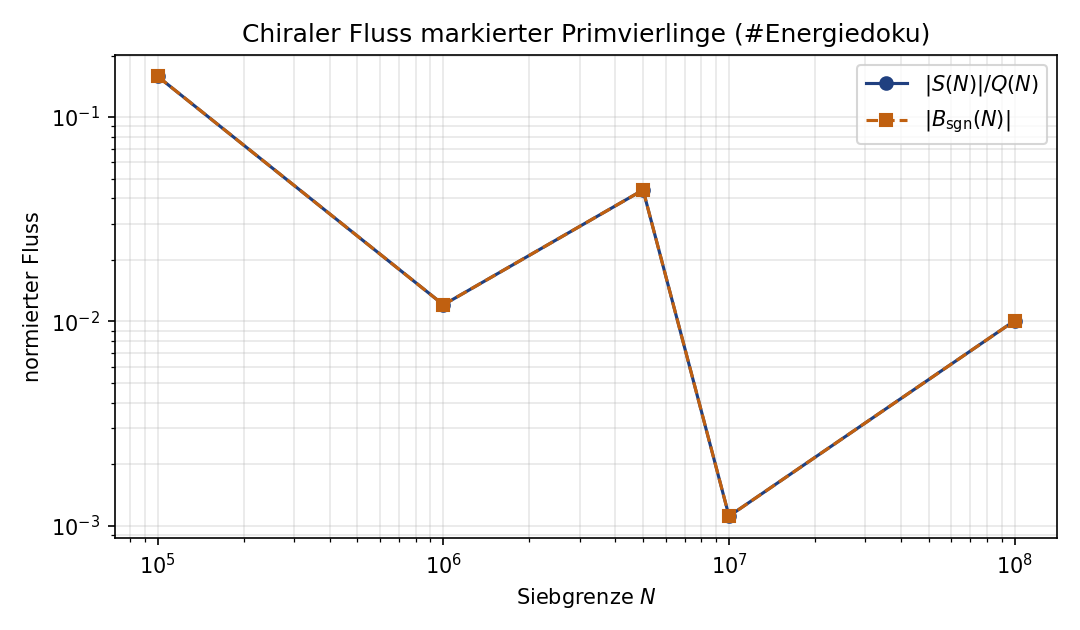

This figure's Python source:
#!/usr/bin/env python3
"""
Reproduzierbare Analyse des chiralen Flusses S(N) = #ABCE(N) - #CEAB(N)
für markierte Primzahlvierlinge (#Energiedoku).

Ausführung:
    python3 energiedoku_chiraler_fluss.py
    python3 energiedoku_chiraler_fluss.py --limits 1e5 1e6 1e7 --plot
"""

from __future__ import annotations

import argparse
import csv
import math
import sys
from dataclasses import dataclass
from pathlib import Path

import numpy as np

ROOT = Path(__file__).resolve().parent
sys.path.insert(0, str(ROOT))

from src.susy_fourlinge.witness import PrimeSieve, chirality_word, sieve_statistics  # noqa: E402


@dataclass(frozen=True, slots=True)
class ChiralRow:
    limit: int
    abce: int
    ceab: int
    total: int
    flux: int
    signed_bias: float
    abs_flux_ratio: float
    z_score: float


def eabc_operator() -> np.ndarray:
    """Quaternionischer EABC-Operator (4×4) aus Durchbruch.py."""
    i = 1j
    return np.array(
        [
            [0, 1, 0, -i],
            [1, 0, 1, 0],
            [0, 1, 0, 1],
            [i, 0, 1, 0],
        ],
        dtype=complex,
    )


def verify_eabc_spectrum() -> dict[str, float]:
    """Prüft ±2cos(π/8) und ±2cos(3π/8) im 4×4-EABC-Spektrum."""
    vals = np.linalg.eigvals(eabc_operator())
    targets = {
        "+2cos(pi/8)": 2 * math.cos(math.pi / 8),
        "-2cos(pi/8)": -2 * math.cos(math.pi / 8),
        "+2cos(3pi/8)": 2 * math.cos(3 * math.pi / 8),
        "-2cos(3pi/8)": -2 * math.cos(3 * math.pi / 8),
    }
    return {name: min(abs(v - t) for v in vals) for name, t in targets.items()}


def _liouville_table(limit: int) -> np.ndarray:
    spf = np.arange(limit + 10, dtype=np.int32)
    for i in range(2, int(math.isqrt(limit)) + 1):
        if spf[i] == i:
            for j in range(i * i, limit + 10, i):
                if spf[j] == j:
                    spf[j] = i
    return spf


def liouville(n: int, spf: np.ndarray) -> int:
    omega = 0
    while n > 1:
        p = int(spf[n])
        while n % p == 0:
            n //= p
            omega += 1
    return -1 if omega % 2 else 1


def liouville_orthogonality(limit: int) -> dict[str, complex | float | int]:
    """Σχ_H und Σλ(p)χ_H(p) mit χ_H(ABCE)=i, χ_H(CEAB)=-i."""
    phase = {"ABCE": 1j, "CEAB": -1j}
    spf = _liouville_table(limit)
    sieve = PrimeSieve(limit)
    starts = sieve.iter_quadruplet_starts()
    sum_chi = 0j
    sum_lam_chi = 0j
    for p in starts:
        chi = phase[chirality_word(p)]
        sum_chi += chi
        sum_lam_chi += liouville(p, spf) * chi
    total = len(starts)
    return {
        "Q": total,
        "sum_chi": sum_chi,
        "sum_lam_chi": sum_lam_chi,
        "sum_chi_over_Q": sum_chi / total if total else 0j,
        "sum_lam_chi_over_Q": sum_lam_chi / total if total else 0j,
    }


def chiral_row(limit: int) -> ChiralRow:
    stats = sieve_statistics(limit)
    flux = stats.abce - stats.ceab
    total = stats.total
    z = flux / math.sqrt(total) if total else 0.0
    return ChiralRow(
        limit=limit,
        abce=stats.abce,
        ceab=stats.ceab,
        total=total,
        flux=flux,
        signed_bias=stats.signed_bias,
        abs_flux_ratio=abs(flux) / total if total else float("nan"),
        z_score=z,
    )


def default_limits() -> list[int]:
    return [10**5, 10**6, 5 * 10**6, 10**7, 10**8]


def analyze_limits(limits: list[int]) -> list[ChiralRow]:
    return [chiral_row(n) for n in limits]


def write_csv(rows: list[ChiralRow], path: Path) -> None:
    with path.open("w", newline="", encoding="utf-8") as fh:
        writer = csv.writer(fh)
        writer.writerow(
            [
                "N",
                "Q",
                "ABCE",
                "CEAB",
                "S",
                "B_sgn",
                "|S|/Q",
                "z",
            ]
        )
        for row in rows:
            writer.writerow(
                [
                    row.limit,
                    row.total,
                    row.abce,
                    row.ceab,
                    row.flux,
                    f"{row.signed_bias:.8f}",
                    f"{row.abs_flux_ratio:.8f}",
                    f"{row.z_score:.4f}",
                ]
            )


def maybe_plot(rows: list[ChiralRow], path: Path) -> None:
    try:
        import matplotlib.pyplot as plt
    except ImportError:
        print("matplotlib nicht verfügbar — Plot übersprungen.")
        return

    ns = [r.limit for r in rows]
    ratios = [r.abs_flux_ratio for r in rows]
    signed = [r.signed_bias for r in rows]

    fig, ax = plt.subplots(figsize=(7.2, 4.2))
    ax.loglog(ns, ratios, "o-", color="#204080", label=r"$|S(N)|/Q(N)$")
    ax.loglog(ns, [abs(s) for s in signed], "s--", color="#c06010", label=r"$|B_{\mathrm{sgn}}(N)|$")
    ax.set_xlabel(r"Siebgrenze $N$")
    ax.set_ylabel("normierter Fluss")
    ax.set_title(r"Chiraler Fluss markierter Primvierlinge (#Energiedoku)")
    ax.grid(True, which="both", alpha=0.3)
    ax.legend()
    fig.tight_layout()
    fig.savefig(path, dpi=150)
    plt.close(fig)
    print(f"Plot geschrieben: {path}")


def print_report(rows: list[ChiralRow], liouville_at: int | None) -> None:
    print("=== EABC-Spektrum (4×4) ===")
    for name, err in verify_eabc_spectrum().items():
        print(f"  {name}: max Abweichung {err:.2e}")

    print("\n=== Chiraler Fluss S(N) = ABCE - CEAB ===")
    print(f"{'N':>12} {'Q':>6} {'ABCE':>6} {'CEAB':>6} {'S':>5} {'|S|/Q':>10} {'z':>6}")
    for row in rows:
        print(
            f"{row.limit:12d} {row.total:6d} {row.abce:6d} {row.ceab:6d} "
            f"{row.flux:5d} {row.abs_flux_ratio:10.6f} {row.z_score:6.2f}"
        )

    if liouville_at is not None:
        lio = liouville_orthogonality(liouville_at)
        print(f"\n=== Liouville-Orthogonalität bei N={liouville_at}, Q={lio['Q']} ===")
        print(f"  Σ χ_H       = {lio['sum_chi']}")
        print(f"  Σ λ(p)χ_H   = {lio['sum_lam_chi']}")
        print(f"  Σ χ_H / Q   = {lio['sum_chi_over_Q']}")
        print(f"  Σ λχ / Q    = {lio['sum_lam_chi_over_Q']}")


def parse_args() -> argparse.Namespace:
    parser = argparse.ArgumentParser(description="Chiraler Fluss S(N) für Primvierlinge")
    parser.add_argument(
        "--limits",
        nargs="+",
        type=float,
        default=[float(x) for x in default_limits()],
        help="Siebgrenzen (z. B. 1e5 1e6 1e7)",
    )
    parser.add_argument(
        "--liouville-at",
        type=int,
        default=10**7,
        help="N für Liouville-Orthogonalität (0 = aus)",
    )
    parser.add_argument(
        "--csv",
        type=Path,
        default=ROOT / "energiedoku_chiraler_fluss.csv",
        help="CSV-Ausgabedatei",
    )
    parser.add_argument("--plot", action="store_true", help="PNG-Plot erzeugen")
    parser.add_argument(
        "--plot-path",
        type=Path,
        default=ROOT / "energiedoku_chiraler_fluss.png",
    )
    return parser.parse_args()


def main() -> None:
    args = parse_args()
    limits = sorted({int(x) for x in args.limits})
    rows = analyze_limits(limits)
    write_csv(rows, args.csv)
    liouville_limit = args.liouville_at if args.liouville_at > 0 else None
    print_report(rows, liouville_limit)
    print(f"\nCSV geschrieben: {args.csv}")
    if args.plot:
        maybe_plot(rows, args.plot_path)


if __name__ == "__main__":
    main()
